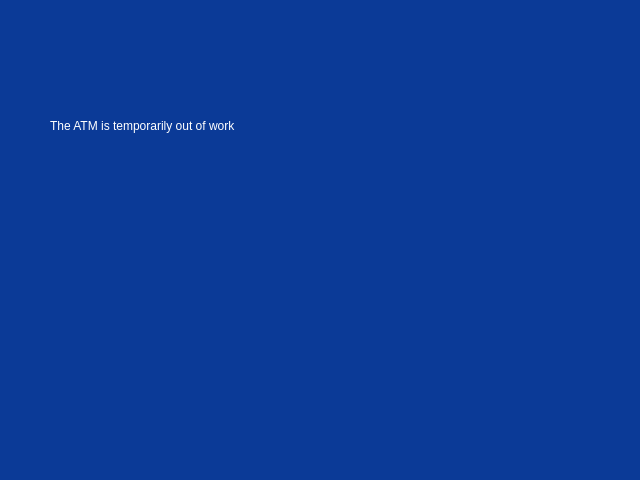
<?xml version="1.0" encoding="UTF-8"?>
<ui version="4.0">
 <class>NoMoney</class>
 <widget class="QDialog" name="NoMoney">
  <property name="geometry">
   <rect>
    <x>0</x>
    <y>0</y>
    <width>640</width>
    <height>480</height>
   </rect>
  </property>
  <property name="windowTitle">
   <string>Dialog</string>
  </property>
  <property name="styleSheet">
   <string notr="true">background-color: rgb(11, 58, 151);</string>
  </property>
  <widget class="QLabel" name="label">
   <property name="geometry">
    <rect>
     <x>50</x>
     <y>40</y>
     <width>541</width>
     <height>171</height>
    </rect>
   </property>
   <property name="styleSheet">
    <string notr="true">font: 75 20pt &quot;MS Shell Dlg 2&quot;;
color: rgb(255, 255, 255);</string>
   </property>
   <property name="text">
    <string>The ATM is temporarily out of work</string>
   </property>
  </widget>
 </widget>
 <resources/>
 <connections/>
</ui>
